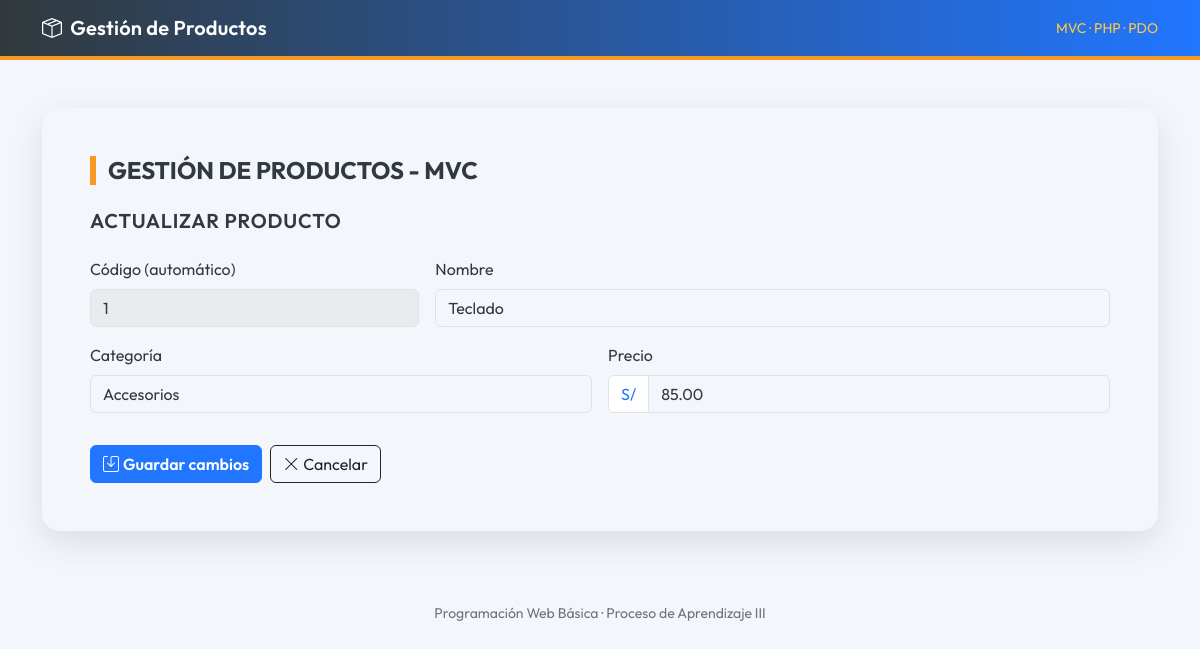
The app's page /index.php?accion=editar&id=1 with its own data.
### tables this page shows
CREATE TABLE productos (
    id        INT AUTO_INCREMENT PRIMARY KEY,
    nombre    VARCHAR(100)  NOT NULL,
    categoria VARCHAR(80)   NOT NULL,
    precio    DECIMAL(10,2) NOT NULL
);

### controllers/ProductoController.php (called while the page is built, shortened)
<?php
class ProductoController
{
    private Producto $modelo;
    public function __construct()
    {
        $this->modelo = new Producto();
    }
    public function editar(): void
    {
        $id = $this->idDesdeSolicitud($_GET['id'] ?? null);
        $producto = $this->modelo->obtenerPorId($id);
        $this->renderizar('productos/formulario', [
            'titulo'   => 'Actualizar producto',
            'accion'   => 'actualizar',
            'producto' => $producto,
            'errores'  => [],
        ]);
    }
    private function idDesdeSolicitud($valor): int
    {
        $id = filter_var($valor, FILTER_VALIDATE_INT, ['options' => ['min_range' => 1]]);
        return (int) $id;
    }
    private function renderizar(string $vista, array $datos = []): void
    {
        extract($datos);
        require __DIR__ . '/../views/layout/cabecera.php';
        require __DIR__ . '/../views/' . $vista . '.php';
        require __DIR__ . '/../views/layout/pie.php';
    }
}

### index.php (called while the page is built, shortened)
<?php
require_once __DIR__ . '/config/app.php';
require_once __DIR__ . '/config/database.php';
require_once __DIR__ . '/models/Producto.php';
require_once __DIR__ . '/controllers/ProductoController.php';
$accion = $_REQUEST['accion'] ?? 'listar';
$controlador = new ProductoController();
$controlador->$accion();

### config/app.php (called while the page is built, shortened)
<?php
function e(?string $texto): string
{
    return htmlspecialchars((string) $texto, ENT_QUOTES, 'UTF-8');
}

### config/database.php (called while the page is built, shortened)
<?php
class Database
{
    private static ?PDO $conexion = null;
    public static function getConnection(): PDO
    {
        if (self::$conexion === null) {
            $dsn = 'mysql:host=' . self::HOST . ';dbname=' . self::NOMBRE . ';charset=utf8mb4';
            try {
                self::$conexion = new PDO($dsn, self::USUARIO, self::CLAVE, [
                    PDO::ATTR_ERRMODE            => PDO::ERRMODE_EXCEPTION,
                    PDO::ATTR_DEFAULT_FETCH_MODE => PDO::FETCH_ASSOC,
                    PDO::ATTR_EMULATE_PREPARES   => false,
                ]);
            } catch (PDOException $ex) {
                die('Error de conexión con la base de datos. Verifique que MySQL esté activo '
                    . 'y que la base de datos evaluacion_mvc haya sido importada.');
            }
        }
        return self::$conexion;
    }
}

### models/Producto.php (called while the page is built, shortened)
<?php
class Producto
{
    private PDO $db;
    public function __construct()
    {
        $this->db = Database::getConnection();
    }
    public function obtenerPorId(int $id): ?array
    {
        $stmt = $this->db->prepare('SELECT id, nombre, categoria, precio FROM productos WHERE id = :id');
        $stmt->execute([':id' => $id]);
        $producto = $stmt->fetch();
        return $producto ?: null;
    }
}

### views/productos/formulario.php (the view, shortened to what this page needs)
<h2 class="h5 seccion-titulo mb-4"><?= e($titulo) ?></h2>
<form method="post" action="index.php?accion=<?= e($accion) ?>" class="row g-3 formulario-producto">
    <div class="col-md-4">
        <label class="form-label">Código (automático)</label>
        <input type="text" class="form-control" disabled
               value="<?= $accion === 'actualizar' ? (int) $producto['id'] : 'Se genera al guardar' ?>">
    </div>
    <div class="col-md-8">
        <label for="nombre" class="form-label">Nombre</label>
        <input type="text" id="nombre" name="nombre" class="form-control" maxlength="100" required
               value="<?= e($producto['nombre']) ?>">
    </div>
    <div class="col-md-6">
        <label for="categoria" class="form-label">Categoría</label>
        <input type="text" id="categoria" name="categoria" class="form-control" maxlength="80" required
               value="<?= e($producto['categoria']) ?>">
    </div>
    <div class="col-md-6">
        <label for="precio" class="form-label">Precio</label>
        <div class="input-group">
            <span class="input-group-text">S/</span>
            <input type="text" id="precio" name="precio" class="form-control" inputmode="decimal"
                   placeholder="0.00" required value="<?= e((string) $producto['precio']) ?>">
        </div>
    </div>
    <div class="col-12 d-flex flex-wrap gap-2 pt-3">
        <button type="submit" class="btn btn-primario">
            <i class="bi bi-save me-1"></i><?= $accion === 'actualizar' ? 'Guardar cambios' : 'Registrar' ?>
        </button>
        <a class="btn btn-outline-dark" href="index.php?accion=listar">
            <i class="bi bi-x-lg me-1"></i>Cancelar
        </a>
    </div>
</form>

### css/estilos.css (style rules this page uses)
:root { --bs-primary: #2176FF; --bs-primary-rgb: 33, 118, 255; --bs-info: #33A1FD; --bs-warning: #FDCA40; --bs-dark: #31393C; --bs-dark-rgb: 49, 57, 60; --bs-body-color: #31393C; --bs-body-bg: #F3F6FB; --bs-body-font-family: 'Outfit', system-ui, -apple-system, 'Segoe UI', sans-serif; --azul-oscuro: #1B63D9; --naranja-oscuro: #E0841A; }
body { font-family: var(--bs-body-font-family); }
.seccion-titulo { font-weight: 600; text-transform: uppercase; letter-spacing: .04em; color: #31393C; }
.btn-primario { --bs-btn-color: #fff; --bs-btn-bg: #2176FF; --bs-btn-border-color: #2176FF; --bs-btn-hover-color: #fff; --bs-btn-hover-bg: var(--azul-oscuro); --bs-btn-hover-border-color: var(--azul-oscuro); --bs-btn-active-bg: var(--azul-oscuro); --bs-btn-active-border-color: var(--azul-oscuro); font-weight: 600; }
.input-group-text { background: #fff; color: #2176FF; }

### records on screen
productos: id "1", nombre "Teclado", categoria "Accesorios", precio "85.00"

### other values on screen
$titulo "ACTUALIZAR PRODUCTO"
